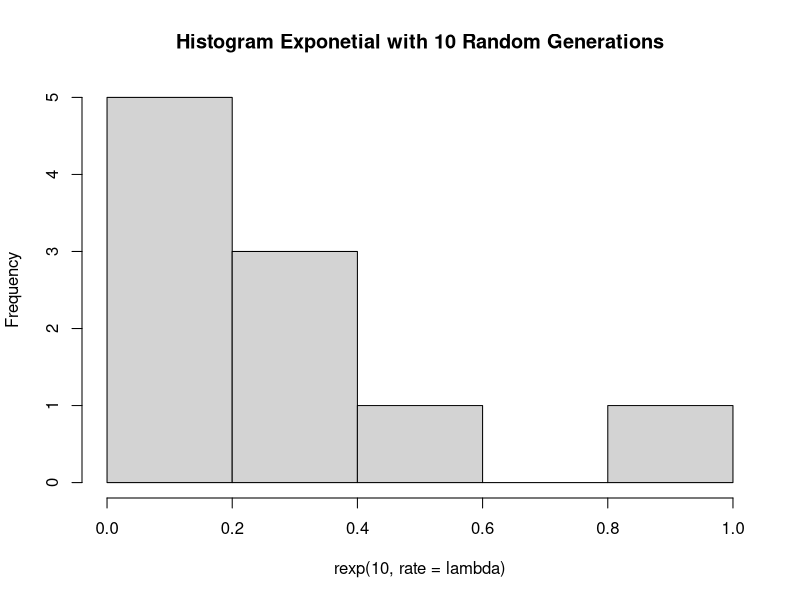
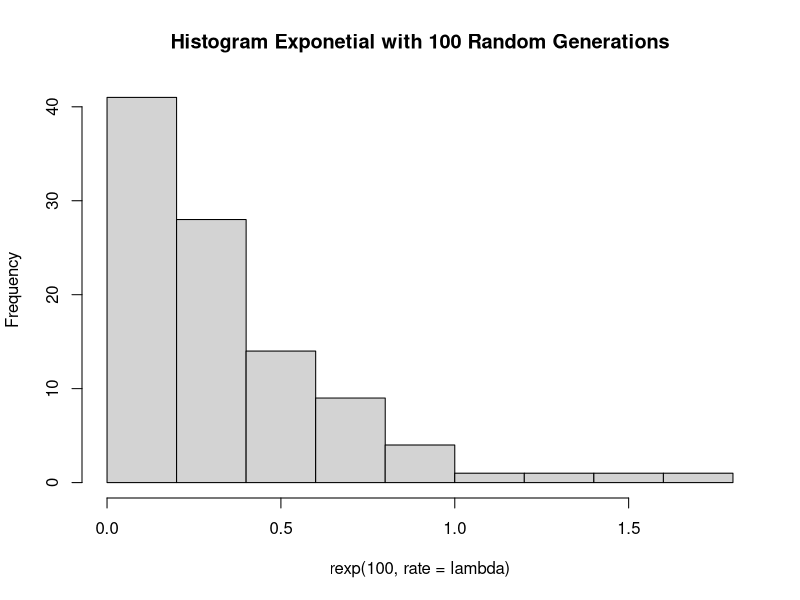
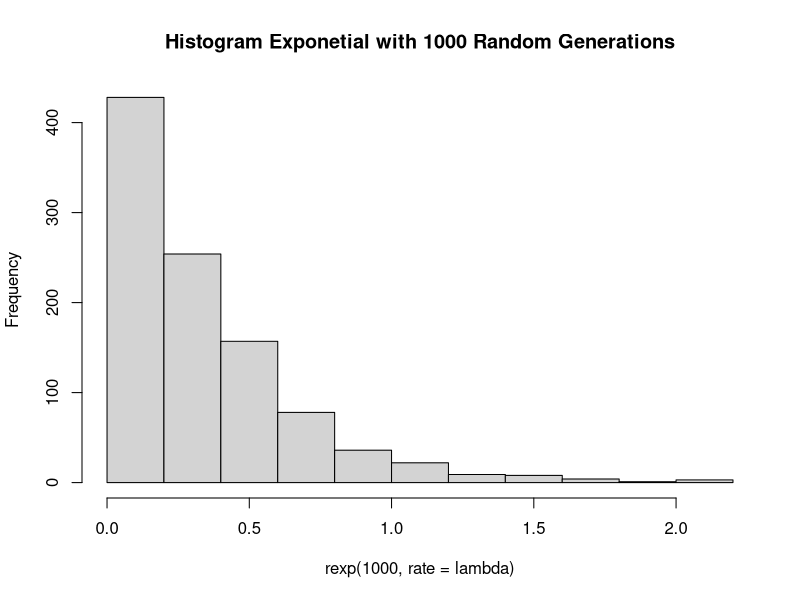
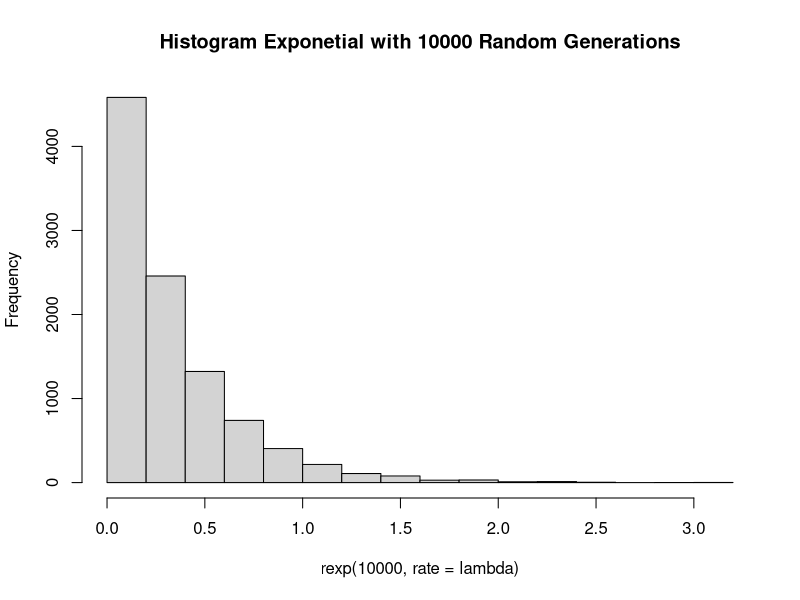

Write R code to recreate these figures, in order.
lambda = 3

#No 5 A
set.seed(1)
rnorm(1)
probability = dexp(1, rate = lambda)
# probability = rexp(1, rate = lambda)
probability

#No 5 B
set.seed(1)
hist(rexp(10, rate = lambda), main = "Histogram Exponetial with 10 Random Generations")
hist(rexp(100, rate = lambda), main = "Histogram Exponetial with 100 Random Generations")
hist(rexp(1000, rate = lambda), main = "Histogram Exponetial with 1000 Random Generations")
hist(rexp(10000, rate = lambda), main = "Histogram Exponetial with 10000 Random Generations")

#No 5 C
n = 100
set.seed(1)
mean = mean(rexp(n, rate = lambda))
variance = (sd(rexp(n, rate = lambda))) ^ 2
mean
variance